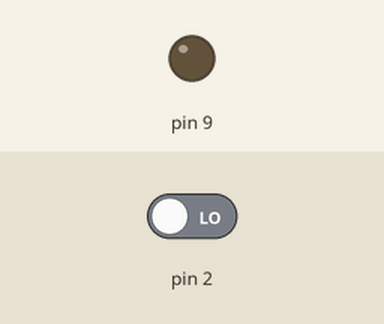
The sketch below on a simulated Arduino Uno, built with avr-gcc and run on an emulated ATmega328P. Shown: output pins drawn as LEDs (lit = HIGH). The inputs (shaded band) are chosen by the test bench; at power-on: pin 2 LOW. What the sketch prints to the serial monitor is not drawn.

Above: at 1.2 s.
1.3 s: pin 2 driven HIGH
At 1.6 s:
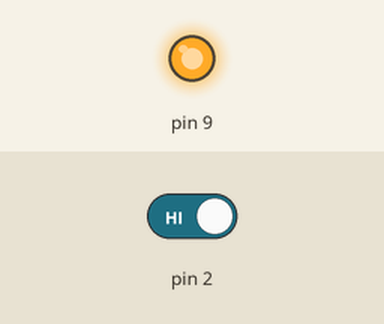
2.8 s: pin 2 driven LOW
At 4.0 s:
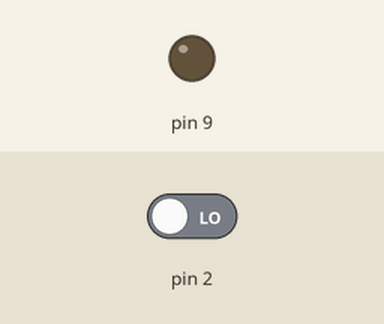
Timing chart, 0 to 5.8 s (numbered marks = the images above; inputs shaded):
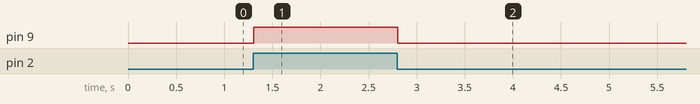

Measured:
- after the input at 1.3 s, pin 9: LOW → HIGH at once
- after the input at 2.8 s, pin 9: HIGH → LOW at once

The sketch:

NUPPUGA_LED_P_LEMA-KUSTU.ino
```cpp
void setup() {
  // initialize serial communication at 9600 bits per second:
  Serial.begin(9600);
  pinMode(9, OUTPUT);
  pinMode(2, INPUT);
}

// the loop routine runs over and over again forever:
void loop() {
int butstate = digitalRead(2); //loeb nupu väärtust, 1 või 0.
Serial.println(butstate);
if (butstate == 1){
  digitalWrite(9, HIGH);
  //delay (100);
}

else{
  digitalWrite(9, LOW);
  //delay (100);
}


}
```
